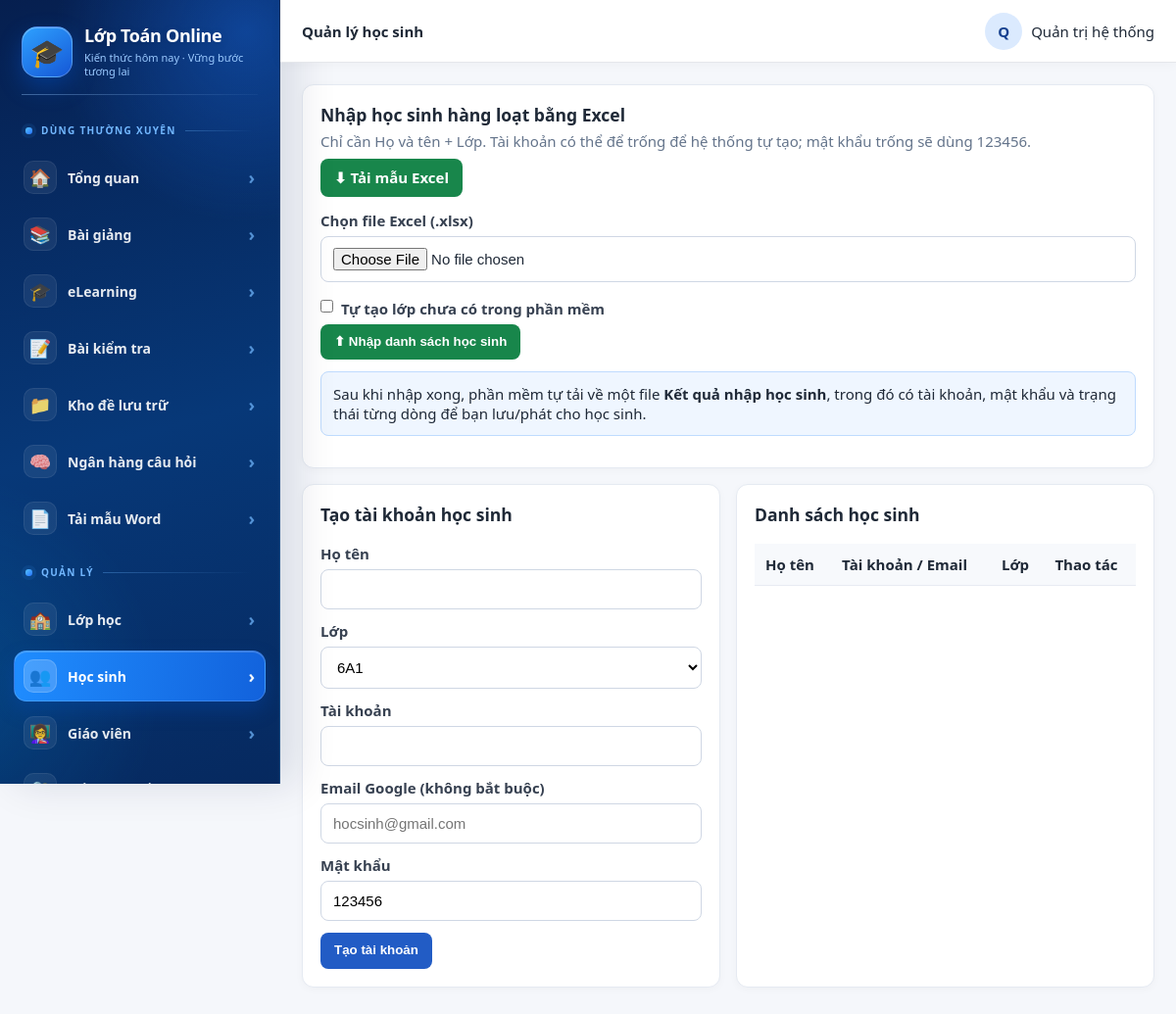
Page /teacher/students (signed in) on the earlier database version.
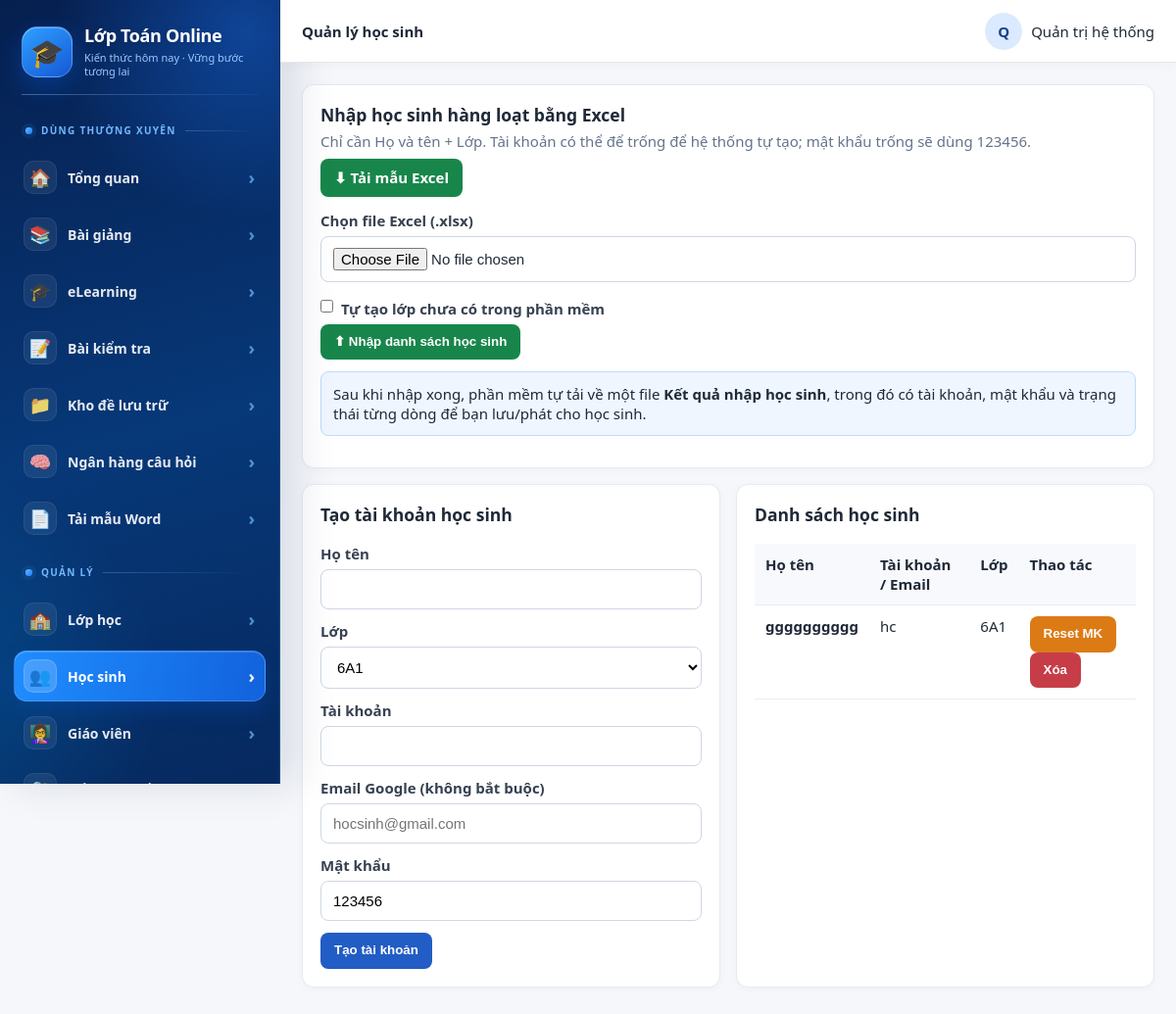
Same page on the later database version.
### app.py (models this page shows)
class User(db.Model):
    id = db.Column(db.Integer, primary_key=True)
    username = db.Column(db.String(80), unique=True, nullable=False)
    email = db.Column(db.String(160), unique=True, nullable=True)
    password_hash = db.Column(db.String(255), nullable=False)
    full_name = db.Column(db.String(150), nullable=False)
    role = db.Column(db.String(20), nullable=False)
    classroom_id = db.Column(db.Integer, db.ForeignKey('classroom.id'))
    avatar = db.Column(db.String(255), default='')
    perm_classes = db.Column(db.Boolean, default=True)
    perm_students = db.Column(db.Boolean, default=True)
    perm_question_bank = db.Column(db.Boolean, default=True)
    perm_assignments = db.Column(db.Boolean, default=True)
    perm_lessons = db.Column(db.Boolean, default=True)
    perm_grades = db.Column(db.Boolean, default=True)

### app.py (the view, shortened to what this page needs)
@app.route('/teacher/students', methods=['GET', 'POST'])
def students():
    if not require_perm('students'):
        flash('Tài khoản giáo viên chưa được Admin cấp quyền sử dụng chức năng này.', 'error')
        return redirect(url_for('teacher_dashboard'))
    if not teacher_only(): return redirect(url_for('login'))
    classes = accessible_classes(); class_ids = [c.id for c in classes]
    students_q = User.query.filter(User.role=='student')
    students_q = students_q.filter(User.classroom_id.in_(class_ids)) if class_ids else students_q.filter(text('1=0'))
    return render_template('students.html', students=students_q.order_by(User.full_name).all(), classes=classes)

### app.py (called while the page is built, shortened)
def me():
    uid = session.get('user_id')
    return db.session.get(User, uid) if uid else None

def teacher_only():
    u = me(); return bool(u and u.role in ('teacher', 'admin'))

def has_perm(code):
    u = me()
    if not u:
        return False
    if u.role == 'admin':
        return True

def require_perm(code):
    return bool(teacher_only() and has_perm(code))

def accessible_classes():
    u = me()
    if not u: return []
    q = Classroom.query
    if u.role == 'teacher': q = q.filter(Classroom.teacher_id == u.id)
    return q.order_by(Classroom.name).all()

@app.context_processor
def ctx():
    u = me(); setting = None
    if u and u.role in ('teacher', 'admin'): setting = SiteSetting.query.filter_by(owner_id=u.id).first()
    return {'me': u, 'site_setting': setting, 'google_enabled': bool(GOOGLE_CLIENT_ID and GOOGLE_CLIENT_SECRET),
            'now': datetime.now(), 'assignment_class_names': assignment_class_names, 'assignment_status': assignment_status,
            'has_perm': has_perm}

### templates/students.html (shortened to what this page needs)
{% extends 'base.html' %}{% block heading %}Quản lý học sinh{% endblock %}{% block content %}
<div class="card">
  <div class="toolbar" style="justify-content:space-between">
    <div><h3 style="margin:0 0 5px">Nhập học sinh hàng loạt bằng Excel</h3><div class="muted">Chỉ cần Họ và tên + Lớp. Tài khoản có thể để trống để hệ thống tự tạo; mật khẩu trống sẽ dùng 123456.</div></div>
    <a class="btn green" href="/teacher/students/excel-template">⬇ Tải mẫu Excel</a>
  </div>
  <form method="post" action="/teacher/students/import-excel" enctype="multipart/form-data" style="margin-top:14px">
    <label>Chọn file Excel (.xlsx)</label><input type="file" name="excel_file" accept=".xlsx" required>
    <label style="display:flex;gap:8px;align-items:center"><input type="checkbox" name="auto_create_class" value="1"> Tự tạo lớp chưa có trong phần mềm</label>
    <button class="green">⬆ Nhập danh sách học sinh</button>
  </form>
  <div class="notice" style="margin-top:12px">Sau khi nhập xong, phần mềm tự tải về một file <b>Kết quả nhập học sinh</b>, trong đó có tài khoản, mật khẩu và trạng thái từng dòng để bạn lưu/phát cho học sinh.</div>
</div>
<div class="grid2"><div class="card"><h3>Tạo tài khoản học sinh</h3><form method="post"><label>Họ tên</label><input name="full_name" required><label>Lớp</label><select name="classroom_id" required>{% for c in classes %}<option value="{{c.id}}">{{c.name}}</option>{% endfor %}</select><label>Tài khoản</label><input name="username" required><label>Email Google (không bắt buộc)</label><input type="email" name="email" placeholder="hocsinh@gmail.com"><label>Mật khẩu</label><input name="password" value="123456" required><button>Tạo tài khoản</button></form></div><div class="card"><h3>Danh sách học sinh</h3><table><tr><th>Họ tên</th><th>Tài khoản / Email</th><th>Lớp</th><th>Thao tác</th></tr>{% for s in students %}<tr><td><b>{{s.full_name}}</b></td><td>{{s.username}}<br></td><td>{{(classes|selectattr('id','equalto',s.classroom_id)|list|first).name if s.classroom_id else ''}}</td><td><form method="post" action="/teacher/student/{{s.id}}/reset" style="display:inline"><input type="hidden" name="password" value="123456"><button class="orange">Reset MK</button></form> <form method="post" action="/teacher/student/{{s.id}}/delete" style="display:inline" onsubmit="return confirm('Xóa học sinh?')"><button class="red">Xóa</button></form></td></tr>{% endfor %}</table></div></div>{% endblock %}

Differences in the rows shown:
added User: full_name "gggggggggg", username "hc", classroom_id "6A1"
